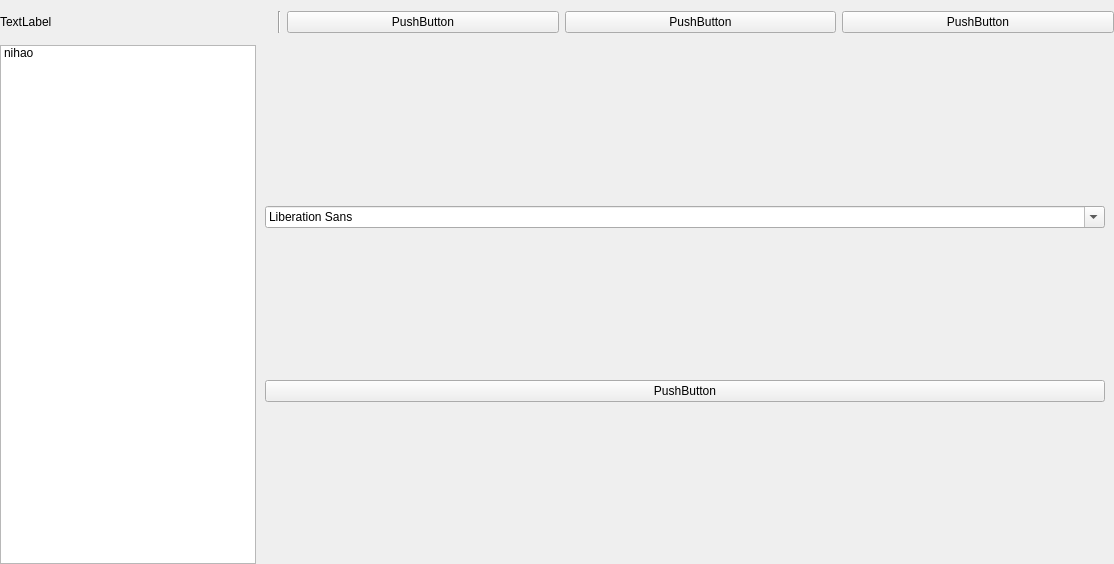
<?xml version="1.0" encoding="UTF-8"?>
<ui version="4.0">
 <class>Form</class>
 <widget class="QWidget" name="Form">
  <property name="geometry">
   <rect>
    <x>0</x>
    <y>0</y>
    <width>1114</width>
    <height>564</height>
   </rect>
  </property>
  <property name="windowTitle">
   <string>Form</string>
  </property>
  <layout class="QVBoxLayout" name="verticalLayout" stretch="1,5">
   <property name="spacing">
    <number>0</number>
   </property>
   <property name="leftMargin">
    <number>0</number>
   </property>
   <property name="topMargin">
    <number>0</number>
   </property>
   <property name="rightMargin">
    <number>0</number>
   </property>
   <property name="bottomMargin">
    <number>0</number>
   </property>
   <item>
    <widget class="QWidget" name="widget" native="true">
     <property name="sizePolicy">
      <sizepolicy hsizetype="Preferred" vsizetype="Fixed">
       <horstretch>0</horstretch>
       <verstretch>0</verstretch>
      </sizepolicy>
     </property>
     <layout class="QHBoxLayout" name="horizontalLayout_2">
      <property name="leftMargin">
       <number>0</number>
      </property>
      <property name="topMargin">
       <number>11</number>
      </property>
      <property name="rightMargin">
       <number>0</number>
      </property>
      <property name="bottomMargin">
       <number>12</number>
      </property>
      <item>
       <widget class="QLabel" name="label">
        <property name="text">
         <string>TextLabel</string>
        </property>
       </widget>
      </item>
      <item>
       <widget class="Line" name="line11">
        <property name="orientation">
         <enum>Qt::Vertical</enum>
        </property>
       </widget>
      </item>
      <item>
       <widget class="QPushButton" name="pushButton_3">
        <property name="text">
         <string>PushButton</string>
        </property>
       </widget>
      </item>
      <item>
       <widget class="QPushButton" name="pushButton">
        <property name="text">
         <string>PushButton</string>
        </property>
       </widget>
      </item>
      <item>
       <widget class="QPushButton" name="pushButton_2">
        <property name="text">
         <string>PushButton</string>
        </property>
       </widget>
      </item>
     </layout>
    </widget>
   </item>
   <item>
    <layout class="QHBoxLayout" name="horizontalLayout" stretch="0,2">
     <property name="topMargin">
      <number>0</number>
     </property>
     <item>
      <widget class="QListWidget" name="listWidget">
       <property name="autoScrollMargin">
        <number>30</number>
       </property>
       <property name="isWrapping" stdset="0">
        <bool>false</bool>
       </property>
       <property name="spacing">
        <number>0</number>
       </property>
       <property name="viewMode">
        <enum>QListView::ListMode</enum>
       </property>
       <property name="selectionRectVisible">
        <bool>true</bool>
       </property>
       <item>
        <property name="text">
         <string>nihao </string>
        </property>
       </item>
      </widget>
     </item>
     <item>
      <widget class="QWidget" name="widget_2" native="true">
       <layout class="QVBoxLayout" name="verticalLayout_2">
        <property name="spacing">
         <number>0</number>
        </property>
        <item>
         <widget class="QFontComboBox" name="fontComboBox"/>
        </item>
        <item>
         <widget class="QPushButton" name="pushButton_4">
          <property name="text">
           <string>PushButton</string>
          </property>
         </widget>
        </item>
       </layout>
      </widget>
     </item>
    </layout>
   </item>
  </layout>
 </widget>
 <resources/>
 <connections/>
</ui>
